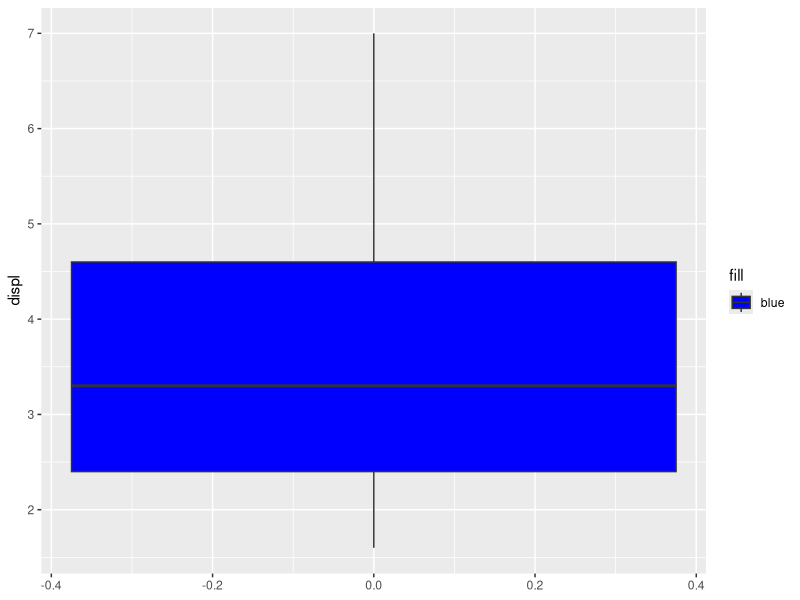
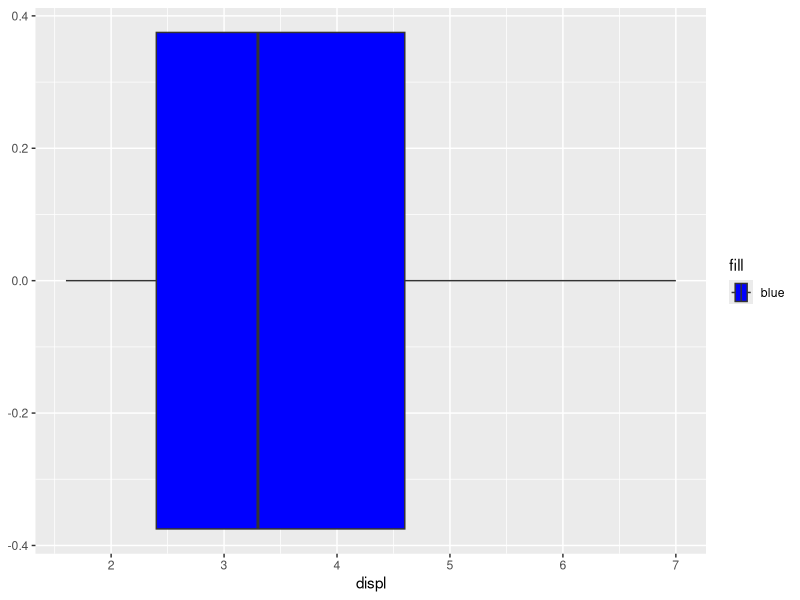

These charts were generated, in order, by the following R code:
# M Klein  Melanie Klein
# The data source is the mpg data table
library(tidyverse)
head(mpg)
summary(mpg$displ)

ggplot(mpg, aes(y = displ, fill = "blue")) +
  geom_boxplot() +
  scale_fill_manual(values = "blue")

ggplot(mpg, aes(x = displ, fill = "blue")) +
  geom_boxplot() +
  scale_fill_manual(values = "blue")
